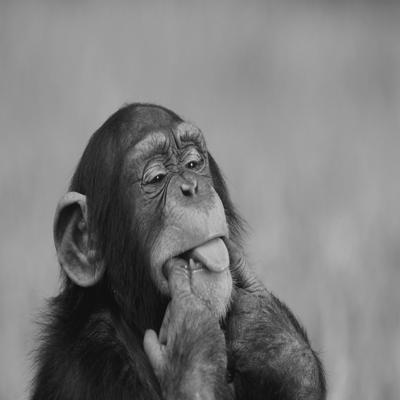
#> input picture EX3/monkey.jpg, 400 x 400 px
$ python basic_tests.py
#> lines starting #> are read from the running program, lines starting #| are printed output that depends on the picture
### EX3/sol3.py
import numpy as np
import matplotlib.pyplot as plt
import skimage.color
import imageio
import scipy.io.wavfile
import imageio
import matplotlib.pyplot as plt
from scipy import signal
from scipy.ndimage.interpolation import map_coordinates
from scipy import misc
from scipy.ndimage.filters import convolve
from scipy.ndimage import gaussian_filter
from scipy.linalg import pascal

NUM_PIXEL_VALUE = 255
NUM_PIXEL_ABS = 256


def read_image(filename, representation):
    """
    reads an image file and converts it into a given representation
    :param filename: the filename of an image on disk
     (could be grayscale or RGB).
    :param representation:- representation code, either 1 or 2 defining whether
     the output should be a grayscale image (1) or an RGB image (2)
    :return:
    an image, make sure the output image is represented by a matrix of type
    np.float64 with intensities (either grayscale or RGB channel intensities)
    normalized to the range [0, 1]
    """
    img = np.asarray(imageio.imread(filename), dtype=np.float64)
    current_representation = img.ndim - 1
    if current_representation == representation:
        return img / NUM_PIXEL_VALUE

    return skimage.color.rgb2gray(img) / NUM_PIXEL_VALUE


def build_gaussian_pyramid(im, max_levels, filter_size):
    """

    :param im:a grayscale image with double values in [0, 1] (e.g. the output of ex1’s read_image with the representation set to 1).
    :param max_levels:the maximal number of levels1 in the resulting pyramid
    :param filter_size:the size of the Gaussian filter (an odd scalar that represents a squared filter) to be used
    in constructing the pyramid filter
    :return:pyr, filter_vec
    """
    pyr = [im]
    working_im = im.copy()
    kernel = np.zeros(2)
    kernel[0] = 1
    kernel[1] = 1
    final_kernel = np.zeros(filter_size)
    final_kernel[0] = 1
    final_kernel[1] = 1
    for i in range(filter_size - 2):
        final_kernel = convolve(final_kernel, kernel, mode="constant", origin=-1)
    final_kernel = final_kernel.reshape(1, -1) / np.sum(final_kernel)
    max_levels -= 1
    while max_levels > 0 and pyr[-1].shape[0] > 16 and pyr[-1].shape[1] > 16:
        working_im = _calc_pyr_level(final_kernel, working_im)
        pyr.append(working_im)
        max_levels -= 1
    return pyr, final_kernel


def _calc_pyr_level(kernel, working_im):
    blurred_x = convolve(working_im, kernel)
    blurred_y1 = convolve(blurred_x, kernel)
    blurred_y = convolve(blurred_x, np.transpose(kernel))
    # res = blurred_y[:, np.arange(0, blurred_y.shape[1] - 1, 2)]
    # res = res[np.arange(0, res.shape[0] - 1, 2)]
    res = blurred_y[::2, ::2]
    return res


def expand(level, kernel):
    pad = (2) * np.array(level.shape)
    expanded = np.zeros(pad, dtype=level.dtype)
    expanded[::2, ::2] = level
    blurred = convolve(expanded, kernel)
    fin = convolve(blurred, kernel.T)
    return fin


def build_laplacian_pyramid(im, max_levels, filter_size):
    """

    :param im:a grayscale image with double values in [0, 1] (e.g. the output of ex1’s read_image with the representation set to 1).
    :param max_levels:the maximal number of levels1 in the resulting pyramid
    :param filter_size:the size of the Gaussian filter (an odd scalar that represents a squared filter) to be used
    in constructing the pyramid filter
    :return:pyr, filter_vec
    """
    pyr = []
    g, final_kernel = build_gaussian_pyramid(im, max_levels, filter_size)
    final_kernel *= 2
    for i in range(len(g) - 1):
        shrunk = g[i + 1]
        fin = expand(shrunk, final_kernel)
        pyr.append(g[i] - fin)
    pyr.append(g[-1])
    return pyr, final_kernel / 2


def laplacian_to_image(lpyr, filter_vec, coeff):
    res = lpyr[-1] * coeff[-1]
    for i in range(len(lpyr) - 1, 0, -1):
        res = expand(res, 2 * filter_vec) + lpyr[i - 1] * coeff[i - 1]
    return res


def render_pyramid(pyr, levels):
    res = np.zeros((pyr[0].shape[0], int(pyr[0].shape[1] * (0.5 ** levels - 1) / -0.5)))
    res[0:pyr[0].shape[0], 0:pyr[0].shape[1]] = pyr[0]
    sum2 = 0
    for i in range(levels):
        res[0:pyr[i].shape[0], sum2:sum2 + pyr[i].shape[1]] = np.interp(
            pyr[i], (pyr[i].min(), pyr[i].max()), (0, 1))
        sum2 += pyr[i].shape[1]
    return res


def display_pyramid(pyr, levels):
    res = render_pyramid(pyr, levels)
    plt.imshow(res, cmap="gray")
    plt.show()


# [19 lines left out: functions pyramid_blending, make_me_boolean, not called in this run]


import os


def relpath(filename):
    return os.path.join(os.path.dirname(__file__), filename)


# [55 lines left out: functions blending_example1, blending_example2, _test_pyr, _test_lap_to_im, not called in this run]


# [5 lines that do not run on import are left out]
    # [24 lines of commented-out code are left out]

### EX3/basic_tests.py
from sol3 import *


if __name__ == '__main__':
    file_name = "monkey.jpg"
    org_im = read_image(file_name, 1)
    max_levels = 3
    filter_size = 4

    # 3.1
    g_pyr, filter_vec = build_gaussian_pyramid(org_im, max_levels, filter_size)
#> after the loop in build_gaussian_pyramid, `while max_levels > 0 and pyr[-1].shape[0] > 16 and pyr[-1].shape[1] > ..`:
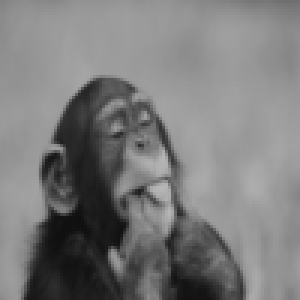
#> working_im: shape (100, 100) float64 (shown 3 times larger); min 0.0627, max 0.72, mean 0.485
#> after the loop in build_gaussian_pyramid, `while max_levels > 0 and pyr[-1].shape[0] > 16 and pyr[-1].shape[1] > ..`: max_levels = 0; pyr = 3 items
#> g_pyr = 3 items; filter_vec = [[0.125, 0.375, 0.375, 0.125]]
    l_pyr, filter_vec = build_laplacian_pyramid(org_im, max_levels, filter_size)
#> in build_laplacian_pyramid, `g, final_kernel = build_gaussian_pyramid(im, max_levels, filter_size)`: g = 3 items; final_kernel = [[0.125, 0.375, 0.375, 0.125]]
#> in build_laplacian_pyramid, `final_kernel *= 2`: final_kernel = [[0.25, 0.75, 0.75, 0.25]]
#> the loop in build_laplacian_pyramid, `for i in range(len(g) - 1):` made 2 passes
#> pad in expand on passes 1 to 2: [400, 400], [200, 200]
#> pass 1, in expand, `blurred = convolve(expanded, kernel)`:
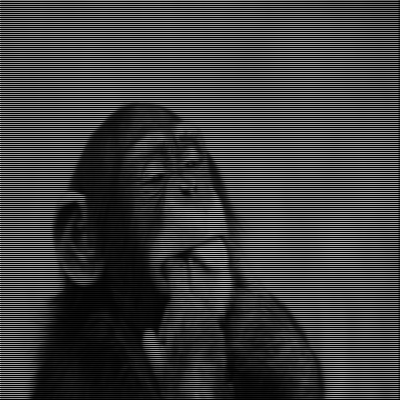
#> blurred: shape (400, 400) float64; min 0, max 0.76, mean 0.242
#> pass 2, in expand (call 2), `blurred = convolve(expanded, kernel)`:
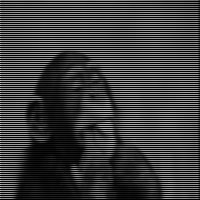
#> blurred: shape (200, 200) float64; min 0, max 0.761, mean 0.242
#> pass 2, in expand (call 2), `fin = convolve(blurred, kernel.T)`:
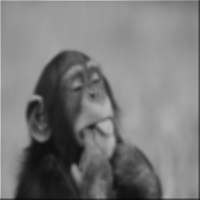
#> fin: shape (200, 200) float64; min 0.0356, max 0.805, mean 0.482
#> after the loop in build_laplacian_pyramid, `for i in range(len(g) - 1):`: pyr = 2 items
#> l_pyr = 3 items

    print("\n***** build_gaussian_pyramid & build_laplacian_pyramid basic tests *****\n")
    flag = True
    if len(l_pyr) != len(g_pyr):
        print("*** error *** \n problem in the lengths, gaussian:", len(g_pyr), "laplacian:", len(l_pyr), "\n")
        flag = False

    for i in range(len(g_pyr)):
        if g_pyr[i].shape != l_pyr[i].shape:
            print("*** error *** \nproblem in the dimensions in level:", i)
            print("gaussian pyr dimensions:", g_pyr[i].shape)
            print("laplacian pyr dimensions:", l_pyr[i].shape, "\n")
            flag = False
#> this loop made 3 passes

    if flag:
        print("\n*** build_gaussian_pyramid, build_laplacian_pyramid passed basic test :) ***\n")

    # 3.2
    coeff = [1, 1, 1, 1]
    img = laplacian_to_image(l_pyr, filter_vec, coeff)
#> the loop in laplacian_to_image, `for i in range(len(lpyr) - 1, 0, -1):` made 2 passes
#> (i, pad in expand) on pass 1: (2, [200, 200])

    print("\n***** laplacian_to_image basic tests *****\n")
    flag = True
    sub = img-org_im
    for row in range(len(org_im)):
        for pixel in range(len(org_im[row])):
            if abs(sub[row][pixel]) > (10**-12):
                print("*** error *** difference:", sub[row][pixel])
                flag = False
    if flag:
        print("*** laplacian_to_image passed basic test :) ***\n")

    # 3.3
    levels = len(g_pyr)
#> levels = 3

    g_res = render_pyramid(g_pyr, levels)
#> after the loop in render_pyramid, `for i in range(levels):`:
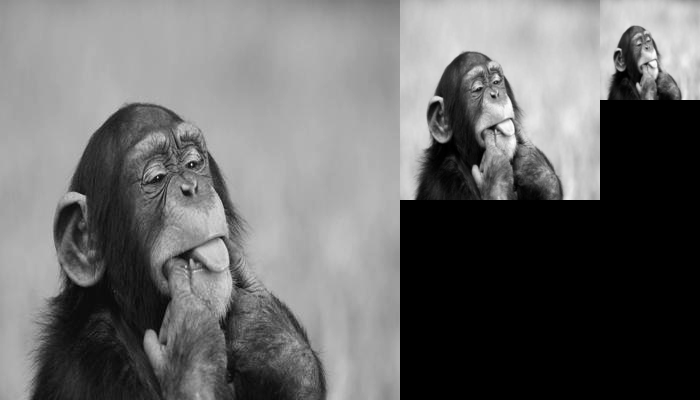
#> res: shape (400, 700) float64; min 0, max 1, mean 0.419
#> after the loop in render_pyramid, `for i in range(levels):`: sum2 = 700
    display_pyramid(g_pyr, levels)

    l_res = render_pyramid(l_pyr, levels)
#> call 3 of render_pyramid, with levels = 3
#> in render_pyramid (call 3), `res[0:pyr[0].shape[0], 0:pyr[0].shape[1]] = pyr[0]`:
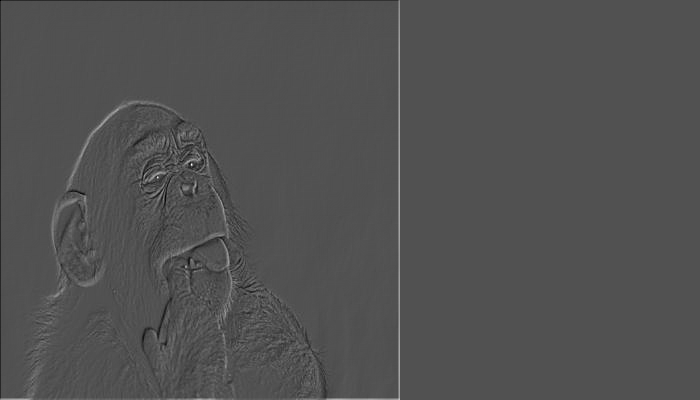
#> res: shape (400, 700) float64; min -0.289, max 0.614, mean 0.000881; drawn with min black and max white
#> after the loop in render_pyramid (call 3), `for i in range(levels):`:
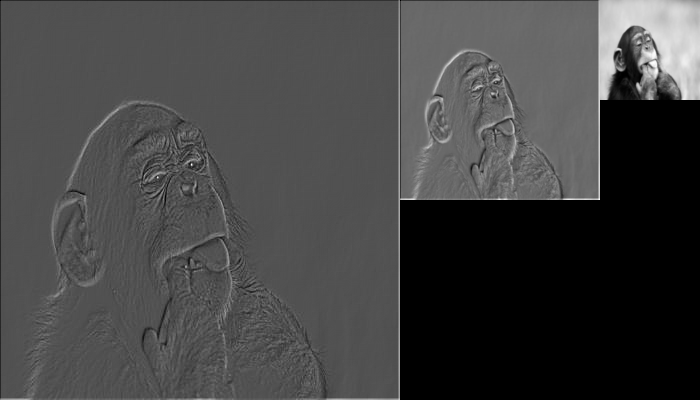
#> res: shape (400, 700) float64; min 0, max 1, mean 0.267
    display_pyramid(l_pyr, levels)

    print("\n***** render_pyramid & display_pyramid basic tests *****\n")
    print("*** if they look ok - laplacian_to_image passed basic test :) ***\n")

    # 4
    print("\n***** pyramid_blending basic tests *****\n")
    file_name1 = "pizza.jpg"
    file_name2 = "turtle.jpg"
    mask_name = "mask1.jpg"
    im1 = read_image(file_name1, 1)
#> (the run stopped early here; a loop or call above may not have finished)

$ run again, with EX3/presubmit_externals/monkey.jpg copied over EX3/monkey.jpg
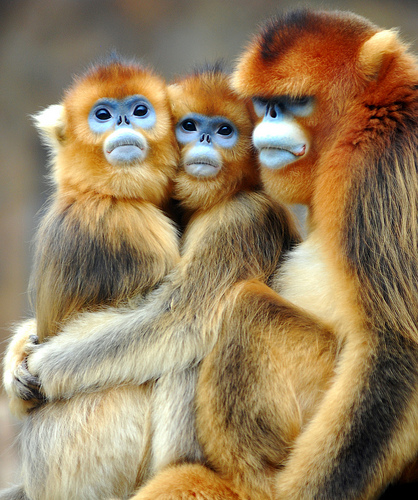
#> input picture EX3/presubmit_externals/monkey.jpg, 418 x 500 px
#> after the loop in build_gaussian_pyramid, `while max_levels > 0 and pyr[-1].shape[0] > 16 and pyr[-1].shape[1] > ..`: max_levels = 0; pyr = 3 items
#> filter_vec = [[0.125, 0.375, 0.375, 0.125]]
#> in build_laplacian_pyramid, `g, final_kernel = build_gaussian_pyramid(im, max_levels, filter_size)`: g = 3 items; final_kernel = [[0.125, 0.375, 0.375, 0.125]]
#> in build_laplacian_pyramid, `final_kernel *= 2`: final_kernel = [[0.25, 0.75, 0.75, 0.25]]
#> the loop in build_laplacian_pyramid, `for i in range(len(g) - 1):` made 2 passes
#> pad in expand on passes 1 to 2: [500, 418], [250, 210]
#> pass 1, in expand, `blurred = convolve(expanded, kernel)`:
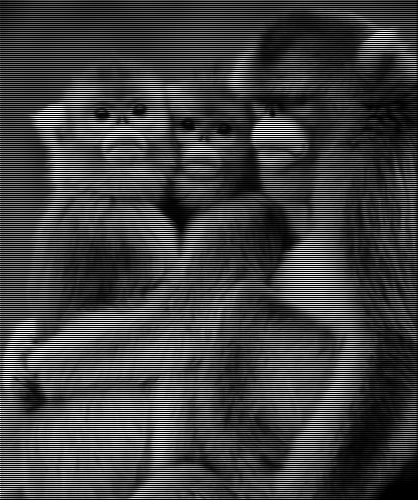
#> blurred: shape (500, 418) float64; min 0, max 1.01, mean 0.257; drawn with min black and max white
#> pass 2, in expand (call 2), `fin = convolve(blurred, kernel.T)`:
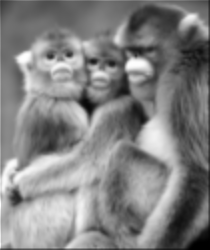
#> fin: shape (250, 210) float64; min 0, max 0.998, mean 0.511
#> after the loop in build_laplacian_pyramid, `for i in range(len(g) - 1):`: pyr = 1 item
